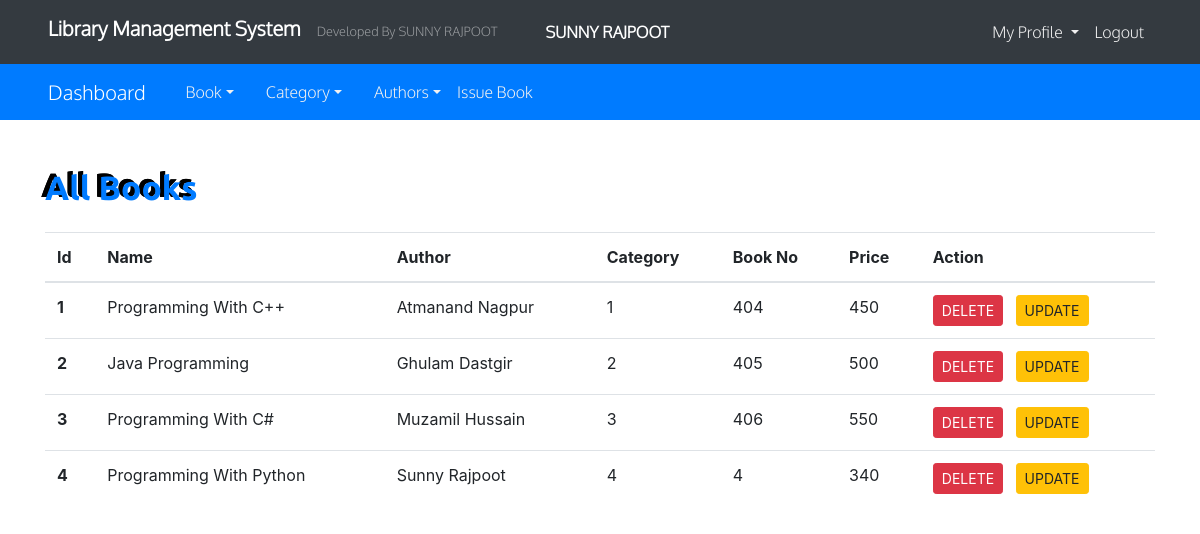
Screenshot of /admin/t_books.php (signed in) with the database file from the repository.
### tables this page shows
CREATE TABLE `books` (
  `book_id` int(11) NOT NULL,
  `book_name` varchar(30) NOT NULL,
  `book_author` int(11) NOT NULL,
  `b_category` int(11) NOT NULL,
  `book_no` int(11) NOT NULL,
  `book_price` varchar(200) NOT NULL
);

CREATE TABLE `authors` (
  `author_id` int(11) NOT NULL,
  `author_name` varchar(30) NOT NULL
);

### admin/t_books.php (the view, shortened to what this page needs)
<?php
include("functions.php");
?>
<!DOCTYPE html>
<html lang="en">
<head>
    <link rel="stylesheet" href="css/bootstrap.min.css">
    <link rel="stylesheet" href="css/style.css">
    <link rel="stylesheet" href="all.min.css">
</head>
<body>
    <nav class="navbar navbar-expand-md navbar-dark bg-dark px-5">
        <h1 class="navbar-brand font-weight-bold">Library Management System</h1>
        <small class="navbar-text">Developed By SUNNY RAJPOOT</small>
        <span class="text-white ml-5"> <strong> <?php echo $_SESSION['admin_name']; ?> </strong> </span>
        <div class="collapse navbar-collapse" id="nav">
            <ul class="navbar-nav ml-auto">
                <li class="nav-item dropdown"><a href="" class="nav-link dropdown-toggle" data-toggle="dropdown">
                        My Profile
                    </a>
                </li>
                <li class="nav-item"><a href="admin_logout.php" class="nav-link">Logout</a></li>
            </ul>
        </div>
    </nav>
    <nav class="navbar navbar-expand-md navbar-dark bg-primary px-5">
        <a href="index.php" class="navbar-brand">Dashboard</a>
        <div class="navbar-collapse collapse" id="nav1">
            <ul class="navbar-nav mr-5">
                <li class="nav-item dropdown ml-3"><a href="" class="nav-link dropdown-toggle"
                        data-toggle="dropdown">Book</a>
                </li>
                <li class="nav-item dropdown ml-3"><a href="" class="nav-link dropdown-toggle"
                        data-toggle="dropdown">Category</a>
                </li>
                <li class="nav-item dropdown ml-3"><a href="" class="nav-link dropdown-toggle"
                        data-toggle="dropdown">Authors</a>
                </li>
                <li class="nav-item"><a href="" class="nav-link">Issue Book</a></li>
            </ul>
        </div>
    </nav>
    <div id="wrapper" class="container mt-5">
        <h1 class="text-primary mb-4">All Books</h1>
        <?php
        $sql="SELECT * FROM books JOIN authors ON books.book_author = authors.author_id ORDER BY book_id ASC";
        $result=mysqli_query($conn,$sql) or die("Query Failed");
        if(mysqli_num_rows($result) > 0) {
        ?>
        <table class="table">
               <thead class=>
                   <tr>
                       <th>Id</th>
                       <th>Name</th>
                       <th>Author</th>
                       <th>Category</th>
                       <th>Book No</th>
                       <th>Price</th>
                       <th>Action</th>
                   </tr>
               </thead>
               <tbody>
                   <?php while($row=mysqli_fetch_assoc($result)) { ?>
                   <tr>
                       <th scope="col"><?php echo $row['book_id']; ?></th>
                       <td><?php echo $row['book_name']; ?></td>
                       <td><?php echo $row['author_name']; ?></td>
                       <td><?php echo $row['b_category']; ?></td>
                       <td><?php echo $row['book_no']; ?></td>
                       <td><?php echo $row['book_price']; ?></td>
                       <td><a href="delete_b.php" class="btn btn-danger btn-sm mr-2">DELETE</a> <a href="update_b.php" class="btn btn-warning btn-sm">UPDATE</a></td>
                   </tr>
                   <?php  } ?>
               </tbody>
        </table>
        <?php  } ?>
    </div>
</body>
</html>

### admin/css/style.css (style rules this page uses)
* { padding: 0; margin: 0; }
html { scroll-behavior: smooth; }
body { background-color: white; }
.navbar { font-family:Oxygen-Light ; }
.navbar .nav-link { color: #f1f1f1!important; }
#wrapper { min-height: 200px; overflow-x: hidden; }
#wrapper h1 { font-family:Ubuntu-Bold ; }
.container h1 { font-size: 2.1rem; font-family:Ubuntu-Bold ; text-shadow: -4px -3px #000000 ,-4px -3px #000000; }

### rows the page displays
books: book_id "1", book_name "Programming With C++", authors.author_name "Atmanand Nagpur", b_category "1", book_no "404", book_price "450"
books: book_id "2", book_name "Java Programming", authors.author_name "Ghulam Dastgir", b_category "2", book_no "405", book_price "500"
books: book_id "3", book_name "Programming With C#", authors.author_name "Muzamil Hussain", b_category "3", book_no "406", book_price "550"
books: book_id "4", book_name "Programming With Python", authors.author_name "Sunny Rajpoot", b_category "4", book_no "4", book_price "340"

### other values shown
$_SESSION['admin_name'] "SUNNY RAJPOOT"
